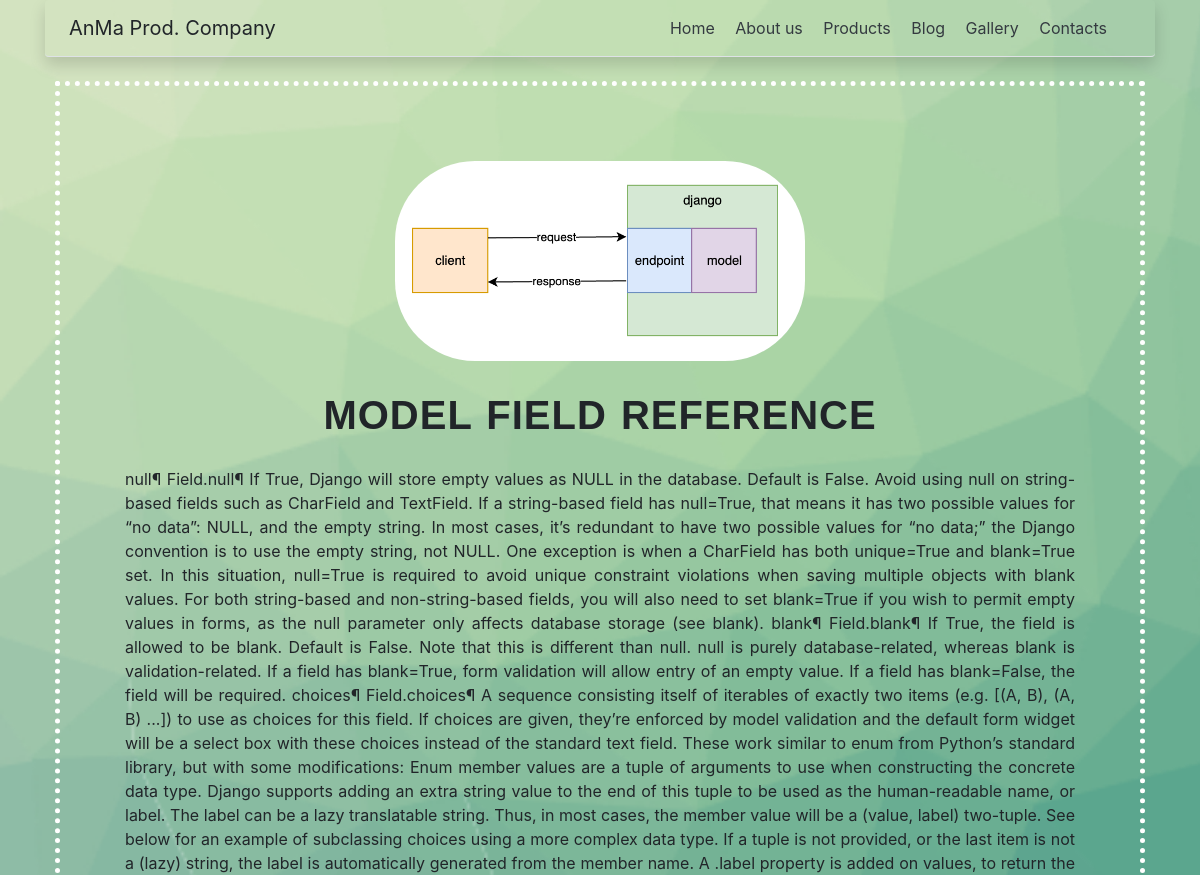
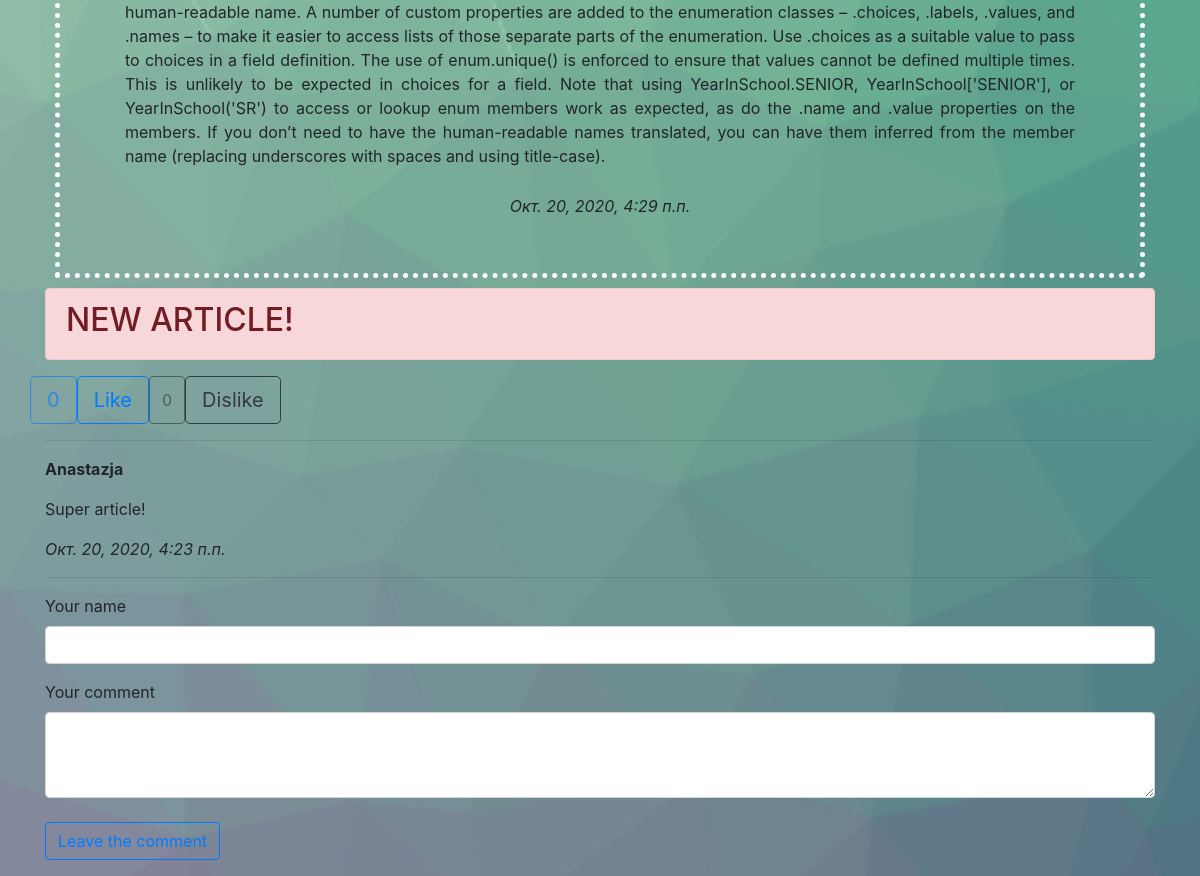
The app's page /blog/2/ with its own data (2 pictures, top to bottom).
### blog/models.py (models this page shows, shortened)
class Article(models.Model):
	title = models.CharField('Название статьи', max_length=300)
	text = models.TextField('Текст статьи')
	likes = models.IntegerField('Like', default=0)
	dislikes = models.IntegerField('Dislike', default=0)
	image = models.ImageField('Изображение', upload_to='media/blog/')
	pub_date = models.DateTimeField('Дата публикации', auto_now=True)
	def was_published_recently(self):
		return self.pub_date >= (timezone.now() - datetime.timedelta(days=7))
	class Meta:
		verbose_name = 'Статья'
		verbose_name_plural = 'Статьи'

class Comment(models.Model):
	article = models.ForeignKey(Article, on_delete=models.CASCADE)
	author_name = models.CharField('Автор комментария', max_length=50)
	comment_text = models.TextField('Текст комментария', max_length=500)
	pub_date = models.DateTimeField('Дата публикации', auto_now=True)
	class Meta:
		verbose_name = 'Комментарий'
		verbose_name_plural = 'Комментарии'

### blog/views.py (the view)
# urls.py: path('<int:article_id>/', views.detail, name='detail'),
def detail(request, article_id):
	try:
		a = Article.objects.get(id = article_id)
	except:
		raise Http404('Статья не найдена!')
	latest_comments_list = a.comment_set.order_by('-id')[:10]
	return render(request, 'blog/blog_detail.html', {'article' : a, 'latest_comments_list': latest_comments_list})

### blog/templates/blog/blog_detail.html (shortened to what this page needs)
{% extends 'base.html' %}
{% load static %}
{% block content %}
<div class='blog-border'>
	<div class='blog'>
		<div class="blog-img"><img src="{{ article.image.url }}"></div>
		<h1 class='blog-title'>{{article.title}}</h1>
		<p class='blog-text'>{{article.text}}</p>
		<em>{{article.pub_date}}</em>
	</div>
</div>
{% if article.was_published_recently %}
<div class="alert alert-danger" role="alert">
  <h2>NEW ARTICLE!</h2>
</div>
{% endif %}
<div class='row'>
	<button type="button" class="btn btn-outline-primary btn-lg" disabled>{{article.likes}}</button>
	<form action='{% url "blog:add_like" article.id %}' method='POST'>
    <button type="submite" class="btn btn-outline-primary btn-lg">Like</button>
	</form>
	<br>
	<button type="button" class="btn btn-outline-dark" disabled>{{article.dislikes}}</button>
	<form action='{% url "blog:add_dislike" article.id %}' method='POST'>
	  <button type="submite" class="btn btn-outline-dark btn-lg">Dislike</button>
	</form>
</div>
<hr>
{% if latest_comments_list %}
	{% for c in latest_comments_list %}
		<p>
			<strong>{{c.author_name}}</strong>
			<p>{{c.comment_text}}</p>
			<em>{{c.pub_date}}</em>
		</p>
	{% endfor %}
{% else %}
	<h3>No comments found! Be the first!</h3>
{% endif %}
<hr>
<form action='{% url "blog:leave_comment" article.id %}' method='POST'>
  <div class="form-group">
    <label for="formGroupExampleInput">Your name</label>
    <input type="text" class="form-control" id="formGroupExampleInput" name='name'>
  </div>
  <div class="form-group">
    <label for="exampleInputComment">Your comment</label>
    <textarea class="form-control" id="exampleFormControlTextarea1" rows="3" name='text'></textarea><br>
  <button type="submite" class="btn btn-outline-primary">Leave the comment</button>
</form>
{% endblock %}

### static/css/styles.css (style rules this page uses)
body { background-image: url('/static/img/fon.png'); background-size: cover; }
.blog { display: flex; flex-direction: column; padding: 25px; margin: 30px; text-align: center; }
.blog-img { align-self: center; padding: 20px; }
.blog-img img { max-width: 500px; height: 200px; border-radius: 80px; }
.blog-title { font-family: sans-serif; font-weight: bold; text-transform: uppercase; letter-spacing: 1px; word-spacing: 2px; text-align: center; padding: 10px; }
.blog-text { padding: 10px; text-align: justify; }
.blog-border { border-width: 5px; border-style: dotted; border-color: white; margin: 10px; }

### records on screen
Article: image (picture), title "MODEL FIELD REFERENCE", text "null¶ Field.null¶ If True, Django will store empty values as NULL in the database. Default is False. Avoid using null on string-based fields such as CharField and TextField. If a string-based field has null=True, that means it has two possible values for “no data”: NULL, and the empty string. In most cases, it’s redundant to have two possible values for “no data;” the Django convention is to use the empty string, not NULL. One exception is when a CharField has both unique=True and blank=True set. In this situation, null=True is required to avoid unique constraint violations when saving multiple objects with blank values. For both string-based and non-string-based fields, you will also need…", pub_date "Окт. 20, 2020, 4:29 п.п.", likes "0", dislikes "0"
Comment: author_name "Anastazja", comment_text "Super article!", pub_date "Окт. 20, 2020, 4:23 п.п."
